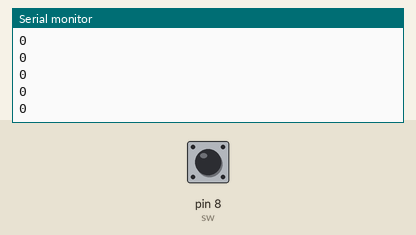
Bench run of a sketch on a simulated Arduino Uno, built with avr-gcc and run on an emulated ATmega328P. Parts: the last lines printed to the serial monitor. The inputs (shaded band) are chosen by the test bench; at power-on: pin 8 (sw) HIGH.

Above: at 1.2 s.
1.3 s: pin 8 (sw) pulled LOW for 0.15 s
At 2.0 s:
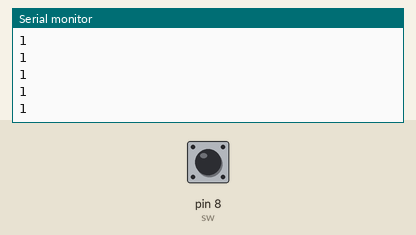
2.9 s: pin 8 (sw) pulled LOW for 1 s
5.4 s: pin 8 (sw) pulled LOW for 0.15 s
At 5.9 s:
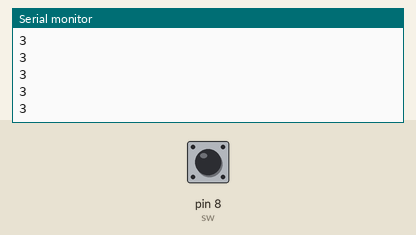
Timing chart, 0 to 7.8 s (numbered marks = the images above; inputs shaded):
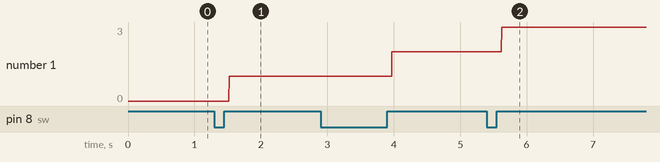

The sketch:

Switch-not-use-while-NEW-Version.ino
```cpp
#define sw 8
int r;
int num=0;
bool c1,c2,c3;
void setup() {
  Serial.begin(9600);
  pinMode(sw,INPUT_PULLUP);
}
//----Switch ปล่อยเเล้วทำ----
/*
 Serial.println(num);
 if(r==0){
    c1=true;
 }
 if(r==1&&c1==true){
    num+=1;
    c1=false;
 }
 */
//----Switch ปล่อยเเล้วทำ----

//----Switch กดเเล้วทำ------
/*
if(c2){
 if(r==0){
    num+=1;
    c2=false;
  }
 }
 if(r==1){
    c2=true;
 }
 */
//----Switch กดเเล้วทำ------

void loop() {
 r=digitalRead(sw);
 Serial.println(num);
 if(r==0){
    c1=true;
 }
 if(r==1&&c1==true){
    num+=1;
    c1=false;
 }
}
```

Measured:
- after the input at 1.3 s, the serial monitor: prints a new line after 0.22 s (image 1)
- after the input at 5.4 s, the serial monitor: prints a new line after 0.22 s (image 2)
- plotted number 1: 0 → 1 after the input at 1.3 s, 1 → 2 after the input at 2.9 s, 2 → 3 after the input at 5.4 s
